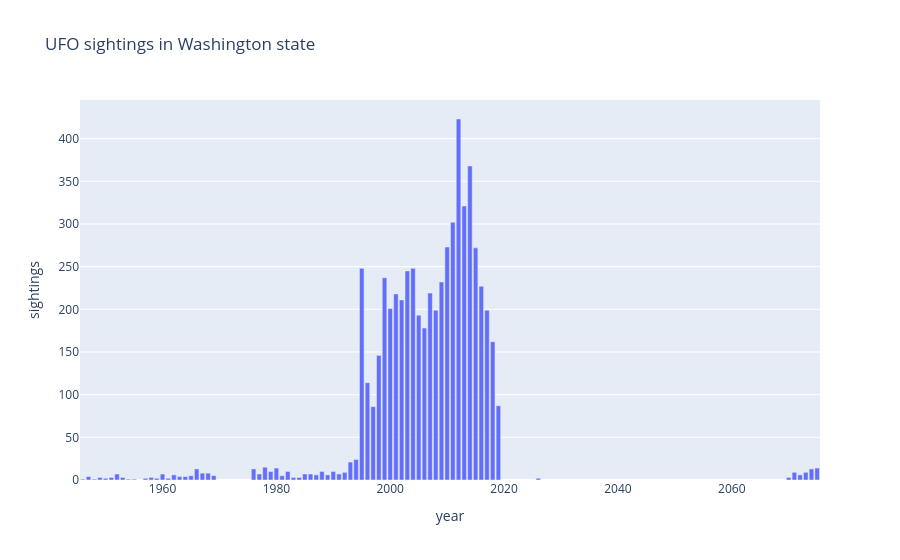

Notebook code for this chart:
### Markdown cell above
Let's create a bar chart of the sightings per year for Washington state

### Code cell
fig = px.bar(df_wa,x="year",y="sightings", title="UFO sightings in Washington state")
fig.show()

### Figure 1 — Plotly figure (JSON) as saved in the notebook; plotly's stock layout.template omitted (floating-point values rounded to 4 significant figures)
{"data": [{"hovertemplate": "year=%{x}<br>sightings=%{y}<extra></extra>", "legendgroup": "", "marker": {"color": "#636efa", "pattern": {"shape": ""}}, "name": "", "orientation": "v", "showlegend": false, "textposition": "auto", "type": "bar", "x": [1946, 1947, 1948, 1949, 1950, 1951, 1952, 1953, 1954, 1955, 1957, 1958, 1959, 1960, 1961, 1962, 1963, 1964, 1965, 1966, 1967, 1968, 1969, 1976, 1977, 1978, 1979, 1980, 1981, 1982, 1983, 1984, 1985, 1986, 1987, 1988, 1989, 1990, 1991, 1992, 1993, 1994, 1995, 1996, 1997, 1998, 1999, 2000, 2001, 2002, 2003, 2004, 2005, 2006, 2007, 2008, 2009, 2010, 2011, 2012, 2013, 2014, 2015, 2016, 2017, 2018, 2019, 2026, 2070, 2071, 2072, 2073, 2074, 2075], "xaxis": "x", "y": [1, 4, 1, 3, 2, 3, 7, 3, 1, 1, 2, 3, 2, 7, 2, 6, 4, 4, 5, 13, 8, 8, 5, 13, 7, 15, 10, 14, 5, 10, 3, 3, 7, 7, 6, 10, 6, 10, 7, 9, 21, 24, 248, 114, 86, 146, 237, 201, 218, 211, 245, 248, 193, 178, 219, 199, 232, 273, 302, 423, 321, 368, 272, 227, 199, 162, 87, 2, 3, 9, 6, 9, 13, 14], "yaxis": "y"}], "layout": {"barmode": "relative", "legend": {"tracegroupgap": 0}, "title": {"text": "UFO sightings in Washington state"}, "xaxis": {"anchor": "y", "domain": [0, 1], "title": {"text": "year"}}, "yaxis": {"anchor": "x", "domain": [0, 1], "title": {"text": "sightings"}}}}
